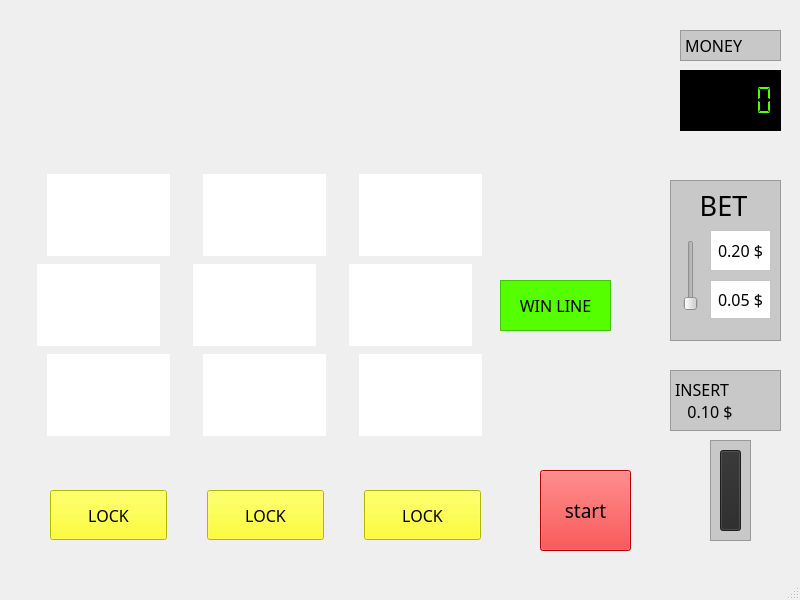
<?xml version="1.0" encoding="UTF-8"?>
<ui version="4.0">
 <class>MainWindowClass</class>
 <widget class="QMainWindow" name="MainWindowClass">
  <property name="geometry">
   <rect>
    <x>0</x>
    <y>0</y>
    <width>800</width>
    <height>600</height>
   </rect>
  </property>
  <property name="font">
   <font>
    <family>Engravers MT</family>
   </font>
  </property>
  <property name="windowTitle">
   <string>MainWindow</string>
  </property>
  <property name="layoutDirection">
   <enum>Qt::LeftToRight</enum>
  </property>
  <property name="styleSheet">
   <string notr="true"/>
  </property>
  <widget class="QWidget" name="centralwidget">
   <property name="font">
    <font>
     <family>Engravers MT</family>
    </font>
   </property>
   <property name="styleSheet">
    <string notr="true">background-image: url(:/MainWindow/Resources/tile.png);
</string>
   </property>
   <widget class="QFrame" name="bet_frame">
    <property name="geometry">
     <rect>
      <x>670</x>
      <y>180</y>
      <width>111</width>
      <height>161</height>
     </rect>
    </property>
    <property name="font">
     <font>
      <family>Engravers MT</family>
     </font>
    </property>
    <property name="styleSheet">
     <string notr="true">background: rgb(200, 200, 200)</string>
    </property>
    <property name="frameShape">
     <enum>QFrame::StyledPanel</enum>
    </property>
    <property name="frameShadow">
     <enum>QFrame::Raised</enum>
    </property>
    <widget class="QLabel" name="header_lab">
     <property name="geometry">
      <rect>
       <x>8</x>
       <y>10</y>
       <width>91</width>
       <height>31</height>
      </rect>
     </property>
     <property name="font">
      <font>
       <family>Engravers MT</family>
       <pointsize>20</pointsize>
       <weight>50</weight>
       <italic>false</italic>
       <bold>false</bold>
      </font>
     </property>
     <property name="text">
      <string>BET</string>
     </property>
     <property name="alignment">
      <set>Qt::AlignCenter</set>
     </property>
    </widget>
    <widget class="QSlider" name="bet_slider">
     <property name="geometry">
      <rect>
       <x>10</x>
       <y>60</y>
       <width>21</width>
       <height>71</height>
      </rect>
     </property>
     <property name="sizePolicy">
      <sizepolicy hsizetype="Fixed" vsizetype="Expanding">
       <horstretch>0</horstretch>
       <verstretch>0</verstretch>
      </sizepolicy>
     </property>
     <property name="maximum">
      <number>1</number>
     </property>
     <property name="orientation">
      <enum>Qt::Vertical</enum>
     </property>
     <property name="invertedAppearance">
      <bool>false</bool>
     </property>
     <property name="invertedControls">
      <bool>false</bool>
     </property>
    </widget>
    <widget class="QLabel" name="bet2_lab">
     <property name="geometry">
      <rect>
       <x>40</x>
       <y>50</y>
       <width>61</width>
       <height>41</height>
      </rect>
     </property>
     <property name="font">
      <font>
       <family>Engravers MT</family>
       <pointsize>12</pointsize>
      </font>
     </property>
     <property name="layoutDirection">
      <enum>Qt::LeftToRight</enum>
     </property>
     <property name="styleSheet">
      <string notr="true">background-color: rgb(255, 255, 255);</string>
     </property>
     <property name="frameShape">
      <enum>QFrame::StyledPanel</enum>
     </property>
     <property name="frameShadow">
      <enum>QFrame::Sunken</enum>
     </property>
     <property name="text">
      <string>0.20 $</string>
     </property>
     <property name="scaledContents">
      <bool>false</bool>
     </property>
     <property name="alignment">
      <set>Qt::AlignCenter</set>
     </property>
    </widget>
    <widget class="QLabel" name="bet1_lab">
     <property name="geometry">
      <rect>
       <x>40</x>
       <y>100</y>
       <width>61</width>
       <height>39</height>
      </rect>
     </property>
     <property name="font">
      <font>
       <family>Engravers MT</family>
       <pointsize>12</pointsize>
      </font>
     </property>
     <property name="styleSheet">
      <string notr="true">background-color: rgb(255, 255, 255);</string>
     </property>
     <property name="frameShape">
      <enum>QFrame::StyledPanel</enum>
     </property>
     <property name="frameShadow">
      <enum>QFrame::Sunken</enum>
     </property>
     <property name="lineWidth">
      <number>1</number>
     </property>
     <property name="text">
      <string>0.05 $</string>
     </property>
     <property name="alignment">
      <set>Qt::AlignCenter</set>
     </property>
     <property name="wordWrap">
      <bool>false</bool>
     </property>
    </widget>
   </widget>
   <widget class="QPushButton" name="btn_start">
    <property name="geometry">
     <rect>
      <x>540</x>
      <y>470</y>
      <width>91</width>
      <height>81</height>
     </rect>
    </property>
    <property name="font">
     <font>
      <family>Engravers MT</family>
      <pointsize>14</pointsize>
     </font>
    </property>
    <property name="styleSheet">
     <string notr="true">QPushButton { background: red }</string>
    </property>
    <property name="text">
     <string>start</string>
    </property>
   </widget>
   <widget class="QLCDNumber" name="money_scr">
    <property name="geometry">
     <rect>
      <x>680</x>
      <y>70</y>
      <width>101</width>
      <height>61</height>
     </rect>
    </property>
    <property name="palette">
     <palette>
      <active>
       <colorrole role="WindowText">
        <brush brushstyle="SolidPattern">
         <color alpha="255">
          <red>85</red>
          <green>255</green>
          <blue>0</blue>
         </color>
        </brush>
       </colorrole>
       <colorrole role="Button">
        <brush brushstyle="SolidPattern">
         <color alpha="255">
          <red>0</red>
          <green>0</green>
          <blue>0</blue>
         </color>
        </brush>
       </colorrole>
       <colorrole role="Text">
        <brush brushstyle="SolidPattern">
         <color alpha="255">
          <red>85</red>
          <green>255</green>
          <blue>0</blue>
         </color>
        </brush>
       </colorrole>
       <colorrole role="ButtonText">
        <brush brushstyle="SolidPattern">
         <color alpha="255">
          <red>85</red>
          <green>255</green>
          <blue>0</blue>
         </color>
        </brush>
       </colorrole>
       <colorrole role="Base">
        <brush brushstyle="SolidPattern">
         <color alpha="255">
          <red>0</red>
          <green>0</green>
          <blue>0</blue>
         </color>
        </brush>
       </colorrole>
       <colorrole role="Window">
        <brush brushstyle="SolidPattern">
         <color alpha="255">
          <red>0</red>
          <green>0</green>
          <blue>0</blue>
         </color>
        </brush>
       </colorrole>
      </active>
      <inactive>
       <colorrole role="WindowText">
        <brush brushstyle="SolidPattern">
         <color alpha="255">
          <red>85</red>
          <green>255</green>
          <blue>0</blue>
         </color>
        </brush>
       </colorrole>
       <colorrole role="Button">
        <brush brushstyle="SolidPattern">
         <color alpha="255">
          <red>0</red>
          <green>0</green>
          <blue>0</blue>
         </color>
        </brush>
       </colorrole>
       <colorrole role="Text">
        <brush brushstyle="SolidPattern">
         <color alpha="255">
          <red>85</red>
          <green>255</green>
          <blue>0</blue>
         </color>
        </brush>
       </colorrole>
       <colorrole role="ButtonText">
        <brush brushstyle="SolidPattern">
         <color alpha="255">
          <red>85</red>
          <green>255</green>
          <blue>0</blue>
         </color>
        </brush>
       </colorrole>
       <colorrole role="Base">
        <brush brushstyle="SolidPattern">
         <color alpha="255">
          <red>0</red>
          <green>0</green>
          <blue>0</blue>
         </color>
        </brush>
       </colorrole>
       <colorrole role="Window">
        <brush brushstyle="SolidPattern">
         <color alpha="255">
          <red>0</red>
          <green>0</green>
          <blue>0</blue>
         </color>
        </brush>
       </colorrole>
      </inactive>
      <disabled>
       <colorrole role="WindowText">
        <brush brushstyle="SolidPattern">
         <color alpha="255">
          <red>85</red>
          <green>255</green>
          <blue>0</blue>
         </color>
        </brush>
       </colorrole>
       <colorrole role="Button">
        <brush brushstyle="SolidPattern">
         <color alpha="255">
          <red>0</red>
          <green>0</green>
          <blue>0</blue>
         </color>
        </brush>
       </colorrole>
       <colorrole role="Text">
        <brush brushstyle="SolidPattern">
         <color alpha="255">
          <red>85</red>
          <green>255</green>
          <blue>0</blue>
         </color>
        </brush>
       </colorrole>
       <colorrole role="ButtonText">
        <brush brushstyle="SolidPattern">
         <color alpha="255">
          <red>85</red>
          <green>255</green>
          <blue>0</blue>
         </color>
        </brush>
       </colorrole>
       <colorrole role="Base">
        <brush brushstyle="SolidPattern">
         <color alpha="255">
          <red>0</red>
          <green>0</green>
          <blue>0</blue>
         </color>
        </brush>
       </colorrole>
       <colorrole role="Window">
        <brush brushstyle="SolidPattern">
         <color alpha="255">
          <red>0</red>
          <green>0</green>
          <blue>0</blue>
         </color>
        </brush>
       </colorrole>
      </disabled>
     </palette>
    </property>
    <property name="styleSheet">
     <string notr="true">QLCDNumber{background: black}
QLCDNumber{color : rgb(85, 255, 0)}</string>
    </property>
    <property name="frameShape">
     <enum>QFrame::Box</enum>
    </property>
    <property name="smallDecimalPoint">
     <bool>true</bool>
    </property>
    <property name="digitCount">
     <number>5</number>
    </property>
    <property name="segmentStyle">
     <enum>QLCDNumber::Flat</enum>
    </property>
   </widget>
   <widget class="QFrame" name="money_frame">
    <property name="geometry">
     <rect>
      <x>710</x>
      <y>440</y>
      <width>41</width>
      <height>101</height>
     </rect>
    </property>
    <property name="styleSheet">
     <string notr="true">QFrame {background: rgb(200, 200, 200)}</string>
    </property>
    <property name="frameShape">
     <enum>QFrame::StyledPanel</enum>
    </property>
    <property name="frameShadow">
     <enum>QFrame::Raised</enum>
    </property>
    <widget class="QPushButton" name="money_insert_btn">
     <property name="geometry">
      <rect>
       <x>10</x>
       <y>10</y>
       <width>21</width>
       <height>81</height>
      </rect>
     </property>
     <property name="styleSheet">
      <string notr="true">QPushButton { background: rgb(40, 40, 40) }</string>
     </property>
     <property name="text">
      <string/>
     </property>
    </widget>
   </widget>
   <widget class="QLabel" name="money_label">
    <property name="geometry">
     <rect>
      <x>670</x>
      <y>370</y>
      <width>111</width>
      <height>61</height>
     </rect>
    </property>
    <property name="font">
     <font>
      <family>Engravers MT</family>
      <pointsize>12</pointsize>
     </font>
    </property>
    <property name="styleSheet">
     <string notr="true">QFrame {background: rgb(200, 200, 200)}</string>
    </property>
    <property name="frameShape">
     <enum>QFrame::StyledPanel</enum>
    </property>
    <property name="text">
     <string>INSERT
   0.10 $</string>
    </property>
   </widget>
   <widget class="QWidget" name="horizontalLayoutWidget">
    <property name="geometry">
     <rect>
      <x>20</x>
      <y>170</y>
      <width>491</width>
      <height>91</height>
     </rect>
    </property>
    <layout class="QHBoxLayout" name="reel_row_1">
     <item>
      <widget class="QLabel" name="reel1_lab1">
       <property name="maximumSize">
        <size>
         <width>123</width>
         <height>82</height>
        </size>
       </property>
       <property name="styleSheet">
        <string notr="true">QFrame {background: rgb(255, 255, 255)}</string>
       </property>
       <property name="text">
        <string/>
       </property>
       <property name="scaledContents">
        <bool>true</bool>
       </property>
      </widget>
     </item>
     <item>
      <widget class="QLabel" name="reel2_lab1">
       <property name="maximumSize">
        <size>
         <width>123</width>
         <height>82</height>
        </size>
       </property>
       <property name="styleSheet">
        <string notr="true">QFrame {background: rgb(255, 255, 255)}</string>
       </property>
       <property name="text">
        <string/>
       </property>
       <property name="scaledContents">
        <bool>true</bool>
       </property>
      </widget>
     </item>
     <item>
      <widget class="QLabel" name="reel3_lab1">
       <property name="maximumSize">
        <size>
         <width>123</width>
         <height>82</height>
        </size>
       </property>
       <property name="styleSheet">
        <string notr="true">QFrame {background: rgb(255, 255, 255)}</string>
       </property>
       <property name="text">
        <string/>
       </property>
       <property name="scaledContents">
        <bool>true</bool>
       </property>
      </widget>
     </item>
    </layout>
   </widget>
   <widget class="QWidget" name="horizontalLayoutWidget_2">
    <property name="geometry">
     <rect>
      <x>10</x>
      <y>260</y>
      <width>491</width>
      <height>91</height>
     </rect>
    </property>
    <layout class="QHBoxLayout" name="reel_row_2">
     <item>
      <widget class="QLabel" name="reel1_lab2">
       <property name="maximumSize">
        <size>
         <width>123</width>
         <height>82</height>
        </size>
       </property>
       <property name="styleSheet">
        <string notr="true">QFrame {background: rgb(255, 255, 255)}</string>
       </property>
       <property name="text">
        <string/>
       </property>
       <property name="scaledContents">
        <bool>true</bool>
       </property>
      </widget>
     </item>
     <item>
      <widget class="QLabel" name="reel2_lab2">
       <property name="maximumSize">
        <size>
         <width>123</width>
         <height>82</height>
        </size>
       </property>
       <property name="styleSheet">
        <string notr="true">QFrame {background: rgb(255, 255, 255)}</string>
       </property>
       <property name="text">
        <string/>
       </property>
       <property name="scaledContents">
        <bool>true</bool>
       </property>
      </widget>
     </item>
     <item>
      <widget class="QLabel" name="reel3_lab2">
       <property name="maximumSize">
        <size>
         <width>123</width>
         <height>82</height>
        </size>
       </property>
       <property name="styleSheet">
        <string notr="true">QFrame {background: rgb(255, 255, 255)}</string>
       </property>
       <property name="text">
        <string/>
       </property>
       <property name="scaledContents">
        <bool>true</bool>
       </property>
      </widget>
     </item>
    </layout>
   </widget>
   <widget class="QWidget" name="horizontalLayoutWidget_3">
    <property name="geometry">
     <rect>
      <x>20</x>
      <y>350</y>
      <width>491</width>
      <height>91</height>
     </rect>
    </property>
    <layout class="QHBoxLayout" name="reel_row_3">
     <item>
      <widget class="QLabel" name="reel1_lab3">
       <property name="maximumSize">
        <size>
         <width>123</width>
         <height>82</height>
        </size>
       </property>
       <property name="styleSheet">
        <string notr="true">QFrame {background: rgb(255, 255, 255)}</string>
       </property>
       <property name="text">
        <string/>
       </property>
       <property name="scaledContents">
        <bool>true</bool>
       </property>
      </widget>
     </item>
     <item>
      <widget class="QLabel" name="reel2_lab3">
       <property name="maximumSize">
        <size>
         <width>123</width>
         <height>82</height>
        </size>
       </property>
       <property name="styleSheet">
        <string notr="true">QFrame {background: rgb(255, 255, 255)}</string>
       </property>
       <property name="text">
        <string/>
       </property>
       <property name="scaledContents">
        <bool>true</bool>
       </property>
      </widget>
     </item>
     <item>
      <widget class="QLabel" name="reel3_lab3">
       <property name="maximumSize">
        <size>
         <width>123</width>
         <height>82</height>
        </size>
       </property>
       <property name="styleSheet">
        <string notr="true">QFrame {background: rgb(255, 255, 255)}</string>
       </property>
       <property name="text">
        <string/>
       </property>
       <property name="scaledContents">
        <bool>true</bool>
       </property>
      </widget>
     </item>
    </layout>
   </widget>
   <widget class="QWidget" name="horizontalLayoutWidget_4">
    <property name="geometry">
     <rect>
      <x>50</x>
      <y>460</y>
      <width>431</width>
      <height>111</height>
     </rect>
    </property>
    <layout class="QHBoxLayout" name="lock_btn_row">
     <property name="spacing">
      <number>40</number>
     </property>
     <item>
      <widget class="QPushButton" name="lock1_btn">
       <property name="enabled">
        <bool>true</bool>
       </property>
       <property name="minimumSize">
        <size>
         <width>0</width>
         <height>50</height>
        </size>
       </property>
       <property name="palette">
        <palette>
         <active>
          <colorrole role="Button">
           <brush brushstyle="SolidPattern">
            <color alpha="255">
             <red>255</red>
             <green>255</green>
             <blue>0</blue>
            </color>
           </brush>
          </colorrole>
          <colorrole role="Light">
           <brush brushstyle="SolidPattern">
            <color alpha="255">
             <red>255</red>
             <green>255</green>
             <blue>0</blue>
            </color>
           </brush>
          </colorrole>
          <colorrole role="Base">
           <brush brushstyle="SolidPattern">
            <color alpha="255">
             <red>255</red>
             <green>255</green>
             <blue>0</blue>
            </color>
           </brush>
          </colorrole>
          <colorrole role="Window">
           <brush brushstyle="SolidPattern">
            <color alpha="255">
             <red>255</red>
             <green>255</green>
             <blue>0</blue>
            </color>
           </brush>
          </colorrole>
         </active>
         <inactive>
          <colorrole role="Button">
           <brush brushstyle="SolidPattern">
            <color alpha="255">
             <red>255</red>
             <green>255</green>
             <blue>0</blue>
            </color>
           </brush>
          </colorrole>
          <colorrole role="Light">
           <brush brushstyle="SolidPattern">
            <color alpha="255">
             <red>255</red>
             <green>255</green>
             <blue>0</blue>
            </color>
           </brush>
          </colorrole>
          <colorrole role="Base">
           <brush brushstyle="SolidPattern">
            <color alpha="255">
             <red>255</red>
             <green>255</green>
             <blue>0</blue>
            </color>
           </brush>
          </colorrole>
          <colorrole role="Window">
           <brush brushstyle="SolidPattern">
            <color alpha="255">
             <red>255</red>
             <green>255</green>
             <blue>0</blue>
            </color>
           </brush>
          </colorrole>
         </inactive>
         <disabled>
          <colorrole role="Button">
           <brush brushstyle="SolidPattern">
            <color alpha="255">
             <red>255</red>
             <green>255</green>
             <blue>0</blue>
            </color>
           </brush>
          </colorrole>
          <colorrole role="Light">
           <brush brushstyle="SolidPattern">
            <color alpha="255">
             <red>255</red>
             <green>255</green>
             <blue>0</blue>
            </color>
           </brush>
          </colorrole>
          <colorrole role="Base">
           <brush brushstyle="SolidPattern">
            <color alpha="255">
             <red>255</red>
             <green>255</green>
             <blue>0</blue>
            </color>
           </brush>
          </colorrole>
          <colorrole role="Window">
           <brush brushstyle="SolidPattern">
            <color alpha="255">
             <red>255</red>
             <green>255</green>
             <blue>0</blue>
            </color>
           </brush>
          </colorrole>
         </disabled>
        </palette>
       </property>
       <property name="font">
        <font>
         <family>Engravers MT</family>
         <pointsize>12</pointsize>
        </font>
       </property>
       <property name="styleSheet">
        <string notr="true">QPushButton { background: yellow }</string>
       </property>
       <property name="text">
        <string>LOCK</string>
       </property>
       <property name="checkable">
        <bool>true</bool>
       </property>
       <property name="checked">
        <bool>false</bool>
       </property>
      </widget>
     </item>
     <item>
      <widget class="QPushButton" name="lock2_btn">
       <property name="sizePolicy">
        <sizepolicy hsizetype="Minimum" vsizetype="Fixed">
         <horstretch>0</horstretch>
         <verstretch>0</verstretch>
        </sizepolicy>
       </property>
       <property name="minimumSize">
        <size>
         <width>0</width>
         <height>50</height>
        </size>
       </property>
       <property name="font">
        <font>
         <family>Engravers MT</family>
         <pointsize>12</pointsize>
        </font>
       </property>
       <property name="styleSheet">
        <string notr="true">QPushButton { background: yellow }</string>
       </property>
       <property name="text">
        <string>LOCK</string>
       </property>
       <property name="checkable">
        <bool>true</bool>
       </property>
       <property name="checked">
        <bool>false</bool>
       </property>
      </widget>
     </item>
     <item>
      <widget class="QPushButton" name="lock3_btn">
       <property name="enabled">
        <bool>true</bool>
       </property>
       <property name="sizePolicy">
        <sizepolicy hsizetype="Minimum" vsizetype="Fixed">
         <horstretch>0</horstretch>
         <verstretch>0</verstretch>
        </sizepolicy>
       </property>
       <property name="minimumSize">
        <size>
         <width>0</width>
         <height>50</height>
        </size>
       </property>
       <property name="font">
        <font>
         <family>Engravers MT</family>
         <pointsize>12</pointsize>
        </font>
       </property>
       <property name="contextMenuPolicy">
        <enum>Qt::DefaultContextMenu</enum>
       </property>
       <property name="styleSheet">
        <string notr="true">QPushButton { background: yellow }</string>
       </property>
       <property name="text">
        <string>LOCK</string>
       </property>
       <property name="checkable">
        <bool>true</bool>
       </property>
       <property name="checked">
        <bool>false</bool>
       </property>
       <property name="autoDefault">
        <bool>false</bool>
       </property>
       <property name="default">
        <bool>false</bool>
       </property>
       <property name="flat">
        <bool>false</bool>
       </property>
      </widget>
     </item>
    </layout>
   </widget>
   <widget class="QLabel" name="win_line_lab">
    <property name="geometry">
     <rect>
      <x>500</x>
      <y>280</y>
      <width>111</width>
      <height>51</height>
     </rect>
    </property>
    <property name="font">
     <font>
      <family>Engravers MT</family>
      <pointsize>12</pointsize>
     </font>
    </property>
    <property name="styleSheet">
     <string notr="true">background: rgb(85, 255, 0);</string>
    </property>
    <property name="frameShape">
     <enum>QFrame::StyledPanel</enum>
    </property>
    <property name="frameShadow">
     <enum>QFrame::Raised</enum>
    </property>
    <property name="text">
     <string>WIN LINE</string>
    </property>
    <property name="alignment">
     <set>Qt::AlignCenter</set>
    </property>
   </widget>
   <widget class="QLabel" name="money_label_2">
    <property name="geometry">
     <rect>
      <x>680</x>
      <y>30</y>
      <width>101</width>
      <height>31</height>
     </rect>
    </property>
    <property name="font">
     <font>
      <family>Engravers MT</family>
      <pointsize>12</pointsize>
     </font>
    </property>
    <property name="styleSheet">
     <string notr="true">QFrame {background: rgb(200, 200, 200)}</string>
    </property>
    <property name="frameShape">
     <enum>QFrame::StyledPanel</enum>
    </property>
    <property name="text">
     <string>MONEY</string>
    </property>
   </widget>
  </widget>
  <widget class="QStatusBar" name="statusbar"/>
 </widget>
 <resources/>
 <connections/>
</ui>
